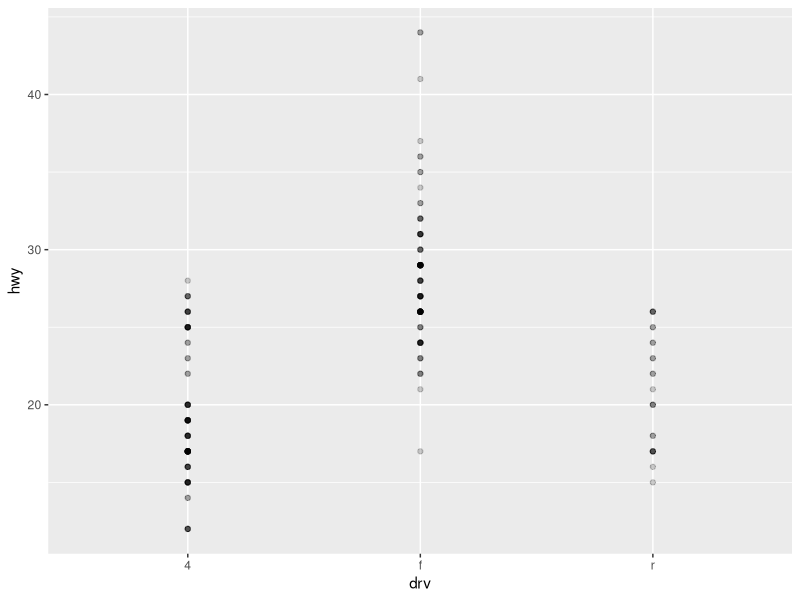
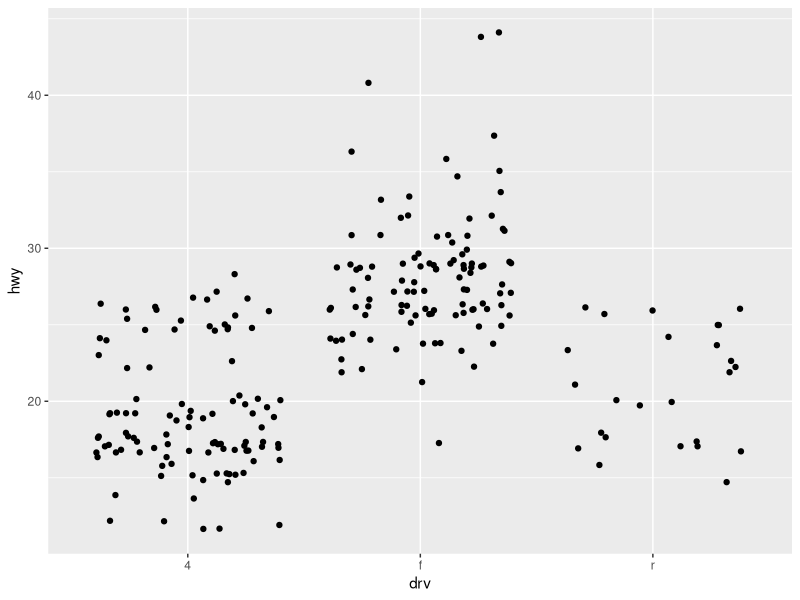
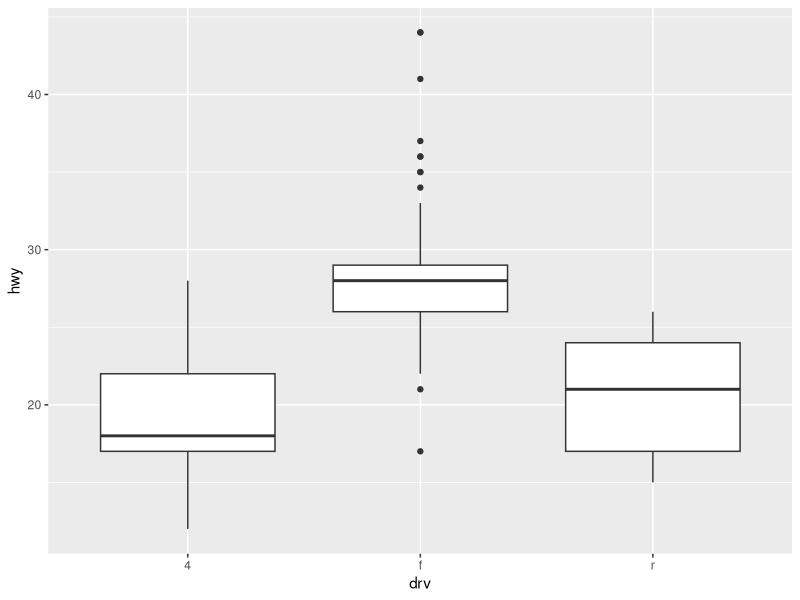
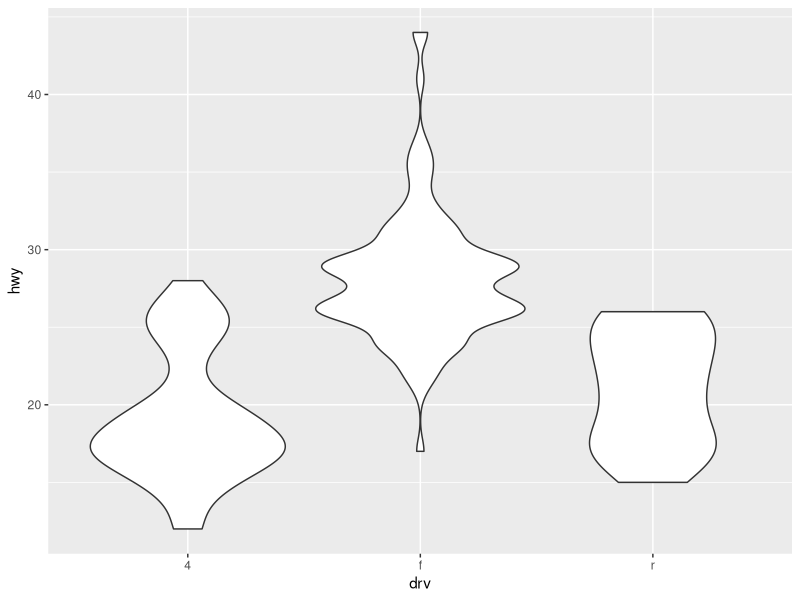
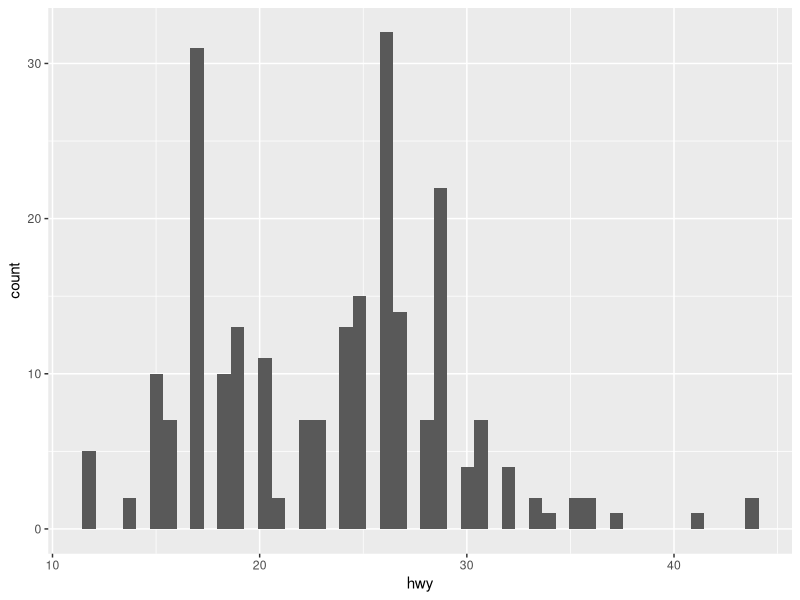
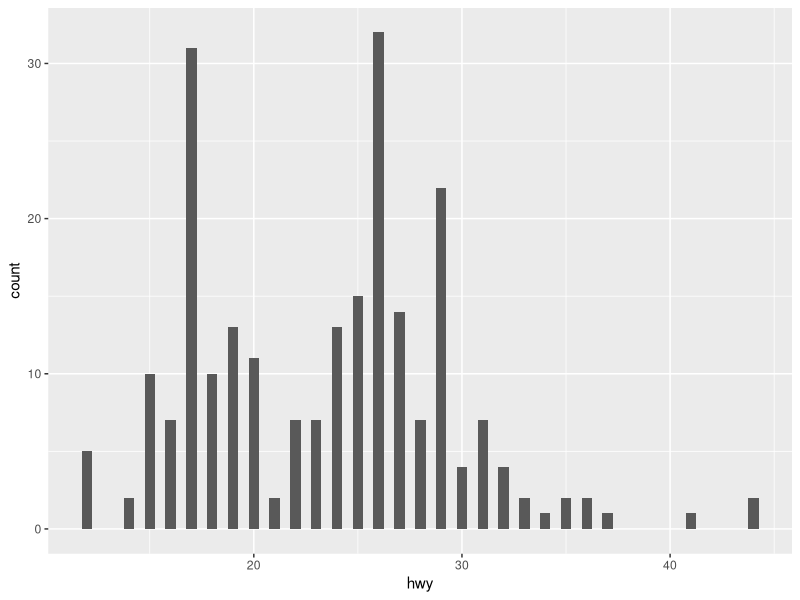
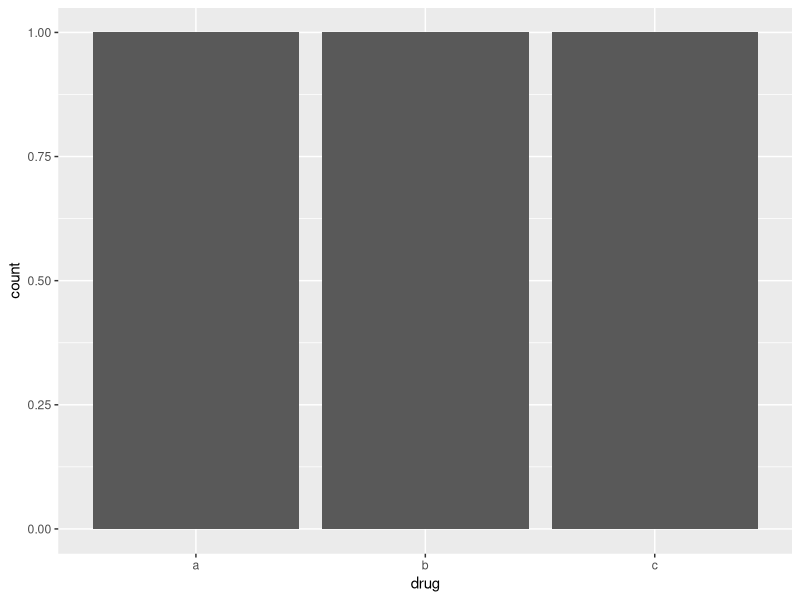
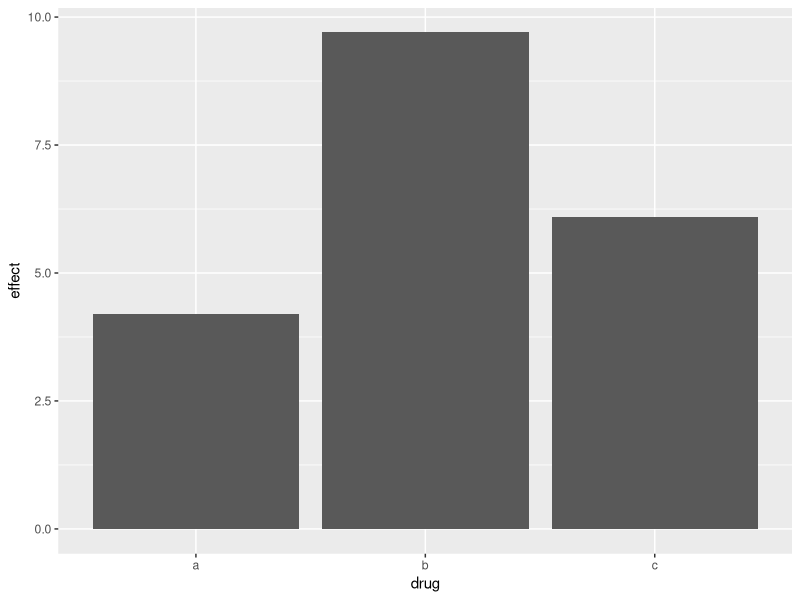

Reproduce these figures in R, in order.
## ---- chunk 1
library(ggplot2)

mpg


## ---- chunk 2

ggplot(mpg,aes(drv,hwy)) +
  geom_point( alpha = 0.2)

# many points are plotted in the same location so it is difficult to see the distribution
# so i can use the jitter function below to separate the dots horizontally and vertically

## ---- chunk 3
ggplot(mpg,aes(drv,hwy)) + geom_jitter()

ggplot(mpg,aes(drv,hwy)) + geom_boxplot()

ggplot(mpg,aes(drv,hwy)) + geom_violin()

## ---- chunk 4

ggplot(mpg, aes(hwy)) + geom_histogram(bins = 50)

ggplot(mpg, aes(hwy)) + geom_histogram(binwidth = 0.5)

## ---- chunk 5

drugs <- data.frame(
  drug = c("a","b","c"),
  effect = c(4.2,9.7,6.1)
)

# ggplot(drugs, aes(drug,effect)) + geom_bar()

# this would cause an error because By default, geom_bar() requires a statistical transformation like counting or summing to determine the height of the bars.

# ggplot(drugs, aes(drug,effect)) + geom_bar(stat = "count")
# cause error too，我觉得真正的原因是，这里aes输入了x和y，如果geom_bar()的默认设置是count的话，它只要count一个东西就好了，so x or y，not x and y! `stat_count()` must only have an x or y aesthetic.

ggplot(drugs, aes(drug)) + geom_bar()
# see, this would work

# 但我们真正想要的是drug is the x axis, and effect is the y axis, we can try two methods

ggplot(drugs, aes(drug, effect)) + geom_bar(stat = "identity")
# In the default behavior of geom_bar(), it uses stat = "count", which counts the number of occurrences of each category on the x-axis.

# by using this argument to tell that we want to use the actual values of the y axis vaiable instead of a count of obaervations

ggplot(drugs, aes(drug,effect)) + geom_col()
# To create a bar plot with continuous data, you can use geom_col()
# this could create a bar plot with the drug variable on the x-axis and the effect variable on the y axis

## ---- chunk 6
economics

year <- function(x) as.POSIXlt(x)$year + 1900

ggplot(economics, aes(unemploy / pop, uempmed)) +
  geom_path(colour = "grey50") +
  geom_point(aes(colour = year(date)))

# see the .doc for explanation, gpt explain the codes very clearly
# 这个主要是看失业率和失业的星期随着时间变化的路径图

